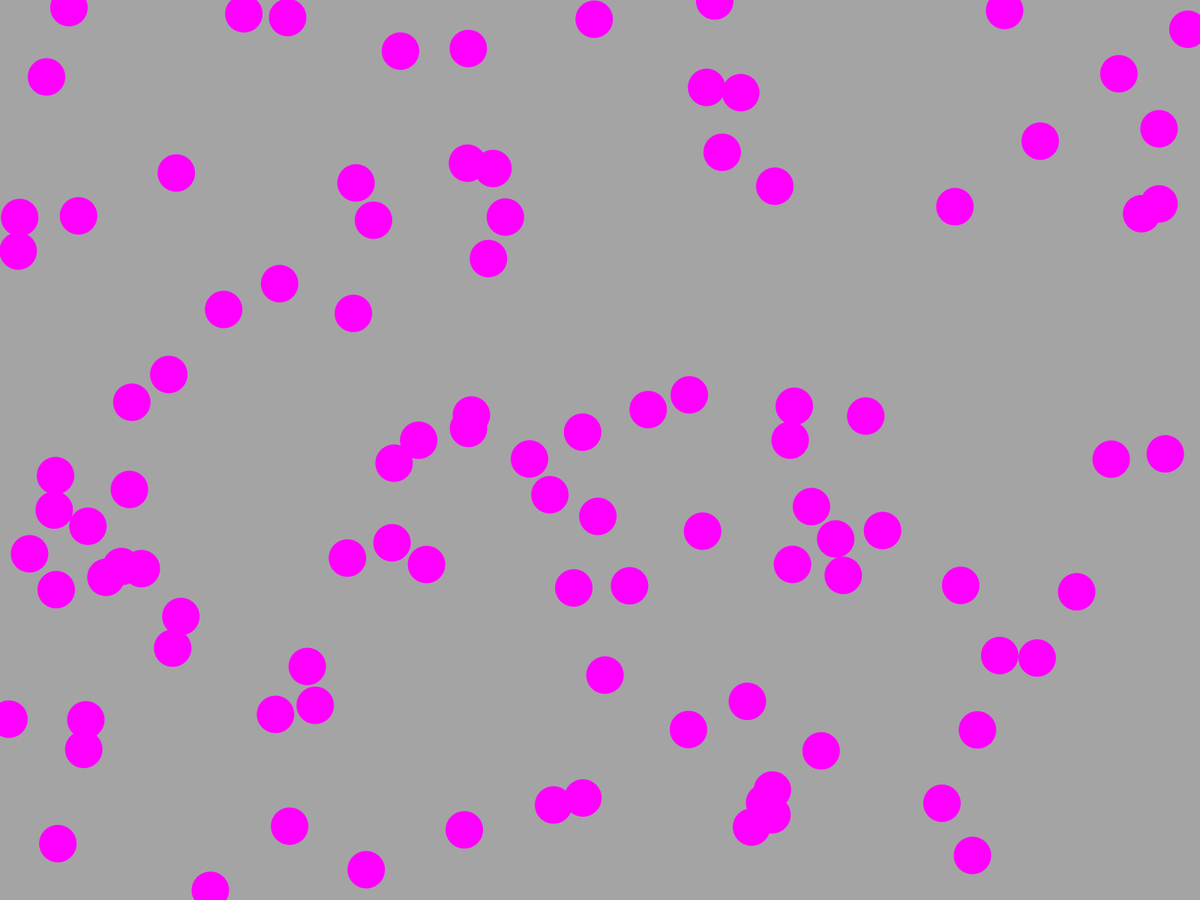
Frame 1 (no input)
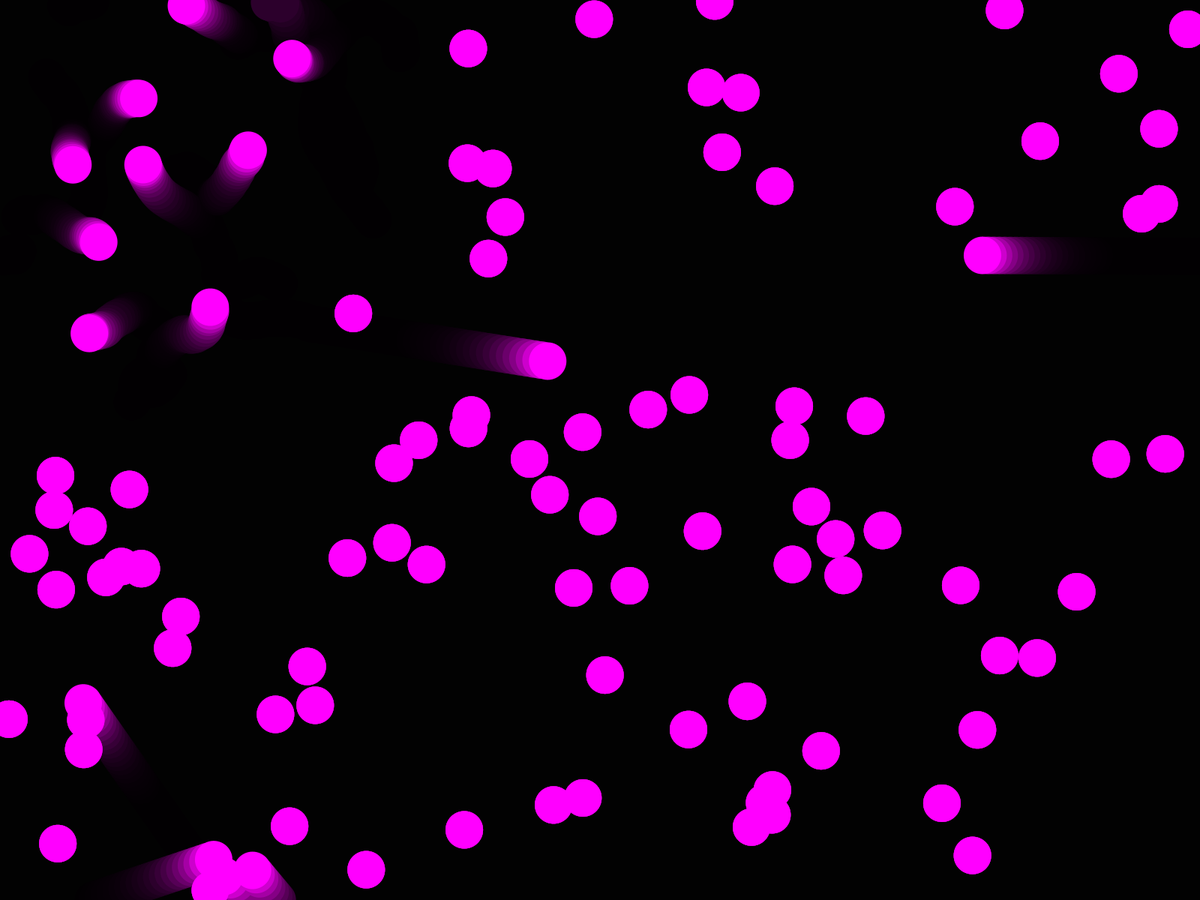
Frame 60 (the mouse pressed at the canvas centre just before this capture)
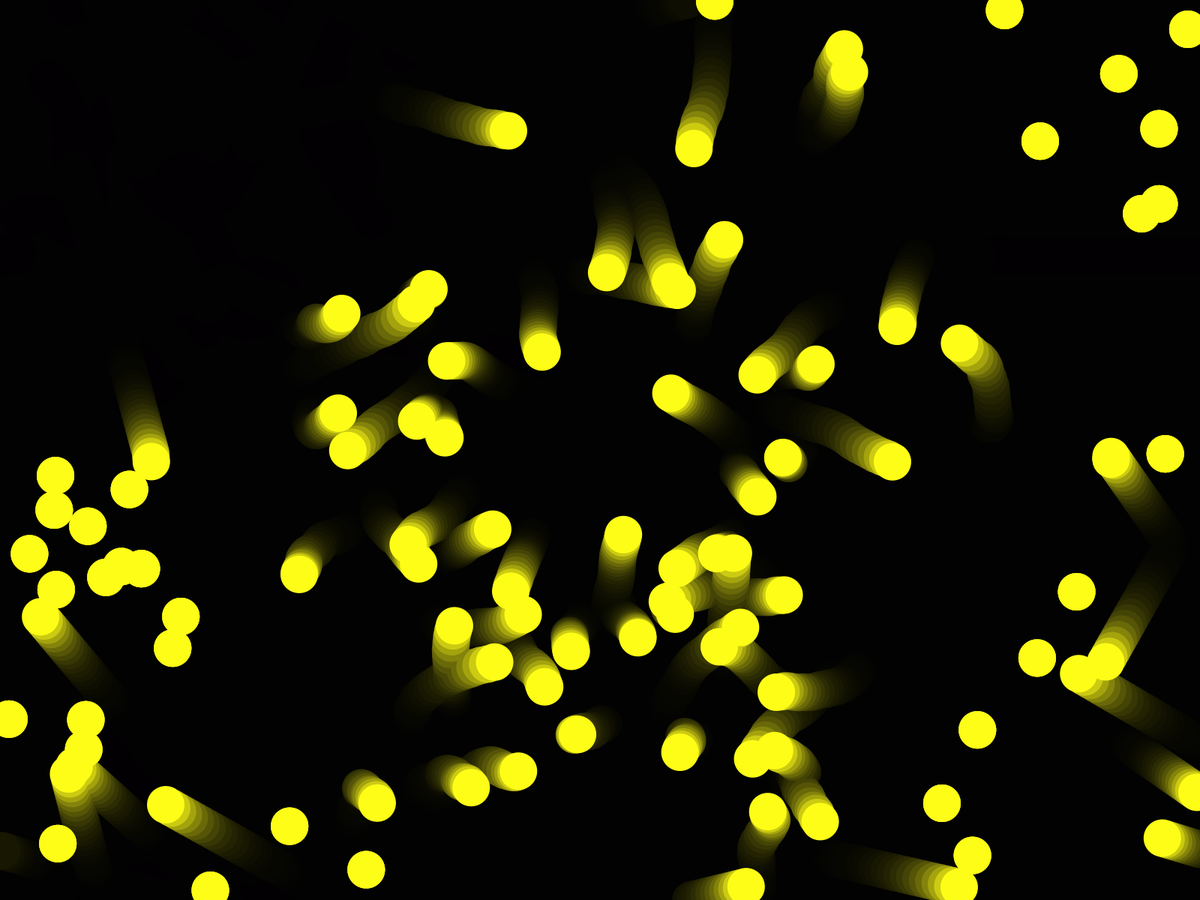
Frame 120 (the mouse held since frame 60 and released just before this capture)

The Processing sketch that drew these frames (run headless with seeded random() and noise(); from frame 60 on, the mouse is pressed at the canvas centre):

// Processing sketch: BallVector3
// ── BallVector3.pde
int nMover = 100; 
Mover[] m = new Mover[nMover]; 
boolean clicked = false;
color col = color(255,0,255);

void setup()
{
 //size(800,800); 

 fullScreen();
 for (int i = 0; i < m.length; i = i + 1) //loop that will repeat 10 times
 {
   m[i] = new Mover();
 }
}

void drawMe()
{

}


void draw()
{
  
noStroke();
fill(0,0,0,50);
rect(0,0, width, height);

 for (int i = 0; i < m.length; i = i + 1)
 {
   m[i].update();
   m[i].display();
 }


}


void mousePressed()
{
 for (int i = 0; i < m.length; i = i + 1)
   {
    m[i].bite(mouseX, mouseY); 
    col= col - 10; 
   
  } 

}

// ── Mover.pde
class Mover // every object has three vectors:
{
 PVector location = new PVector (0,0) ; //where is it right now
 PVector velocity = new PVector(0,0); //(x direction and speed, y direction and speed), direction (- or +) speed (#) 
 PVector acceleration1 = new PVector(0,0);
  PVector acceleration2 = new PVector(0,0);
 float max_speed = random(5,10); 
 float max_acc = random(0.1,0.3);
 boolean live = true;
 
 
 Mover()
 {
  this.location.x = random(width); 
  this.location.y = random(height);
 
 }
 
 void update()//what it does
 {
 
   if (live)
    { 
    PVector mouse = new PVector (mouseX, mouseY);
    PVector dir = PVector.sub(mouse, location);
    float dist = dir.mag(); // distance from the mouse 
    //if(dist < 30) this.live = false;
    dir.normalize();
    dir.mult(max_acc);
    acceleration1 = dir; //chasing the mouse
  
    acceleration2 = PVector.random2D(); //crawling
    if (dist <600)
      {
        acceleration1 = acceleration2.lerp(acceleration1,1.0-(dist/300.0)); 
        acceleration1.mult(-1.0); //makes them go the other way
        velocity.add(acceleration1);

      }
    else
    {
    velocity.add(velocity);  
   }  


  //velocity.add(dir); follows the mouse
  //velocity.add(acceleration);
  velocity.limit(max_speed); //limits the velocity so it can't be bigger than 6
  location.add(velocity); 

  //if the x is bigger than the width or 0 then it will return to the 0 or width 
  if (location.x < 0) location.x = width;
  if (location.x > width) location.x = 0;
  
  //if the y is bigger than the height or 0 then it will return to the 0 or height
  if (location.y < 0) location.y = height;
  if (location.y > height) location.y = 0;
  
 }

 }
 
 void display()//what it looks like
 {
   
   if (live)
   {
    fill(col);
    noStroke();
    circle(location.x, location.y,50);
   }

  
 }
 
 void bite(int x, int y)
{
    PVector mouse = new PVector (x,y);
    PVector dir = PVector.sub(mouse, location);
    float dist = dir.mag();
    if(dist < 30 ) this.live = false;
    
}
  
 
}
